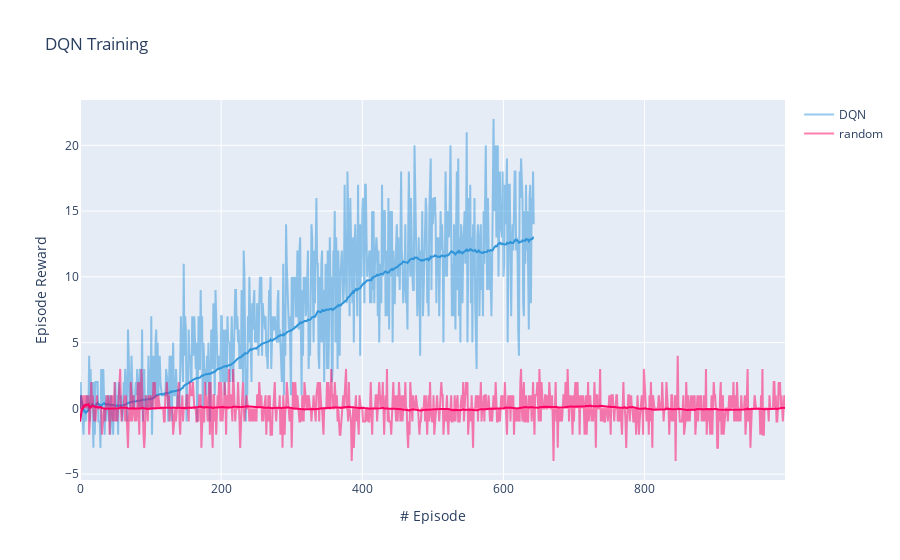

Here is the notebook cell this chart was saved with:
### Code cell
bench_dict = benchs.load_benchmarks()
benchs.plot_benchs(bench_dict, title='DQN Training', mean=100, opacity=0.5)

### Figure 1 — Plotly figure (JSON) as saved in the notebook; plotly's stock layout.template omitted (floating-point values rounded to 4 significant figures; data arrays with more than 128 entries replaced by an {"elided": "..."} marker saying what was removed)
{"data": [{"line": {"color": "#3195DA"}, "name": "DQN", "opacity": 0.5, "showlegend": true, "type": "scatter", "y": {"elided": "644 int values"}}, {"line": {"color": "#3195DA"}, "showlegend": false, "type": "scatter", "y": {"elided": "644 float values"}}, {"line": {"color": "#FF0063"}, "name": "random", "opacity": 0.5, "showlegend": true, "type": "scatter", "y": {"elided": "1000 int values"}}, {"line": {"color": "#FF0063"}, "showlegend": false, "type": "scatter", "y": {"elided": "1000 float values"}}], "layout": {"title": {"text": "DQN Training"}, "xaxis": {"title": {"text": "# Episode"}}, "yaxis": {"title": {"text": "Episode Reward"}}}}
